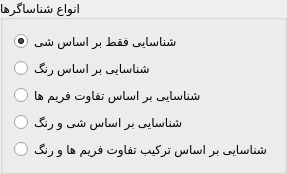
           <widget class="QGroupBox" name="groupBox_9">
            <property name="title">
             <string>انواع شناساگرها</string>
            </property>
            <layout class="QVBoxLayout" name="verticalLayout_23">
             <item>
              <layout class="QVBoxLayout" name="verticalLayout_21">
               <item>
                <widget class="QRadioButton" name="radioButton_4">
                 <property name="text">
                  <string>شناسایی فقط بر اساس شی</string>
                 </property>
                 <property name="checked">
                  <bool>true</bool>
                 </property>
                </widget>
               </item>
               <item>
                <widget class="QRadioButton" name="radioButton_5">
                 <property name="text">
                  <string>شناسایی بر اساس رنگ</string>
                 </property>
                </widget>
               </item>
               <item>
                <widget class="QRadioButton" name="radioButton_8">
                 <property name="text">
                  <string>شناسایی بر اساس تفاوت فریم ها</string>
                 </property>
                </widget>
               </item>
               <item>
                <widget class="QRadioButton" name="radioButton_6">
                 <property name="text">
                  <string>شناسایی بر اساس شی و رنگ</string>
                 </property>
                </widget>
               </item>
               <item>
                <widget class="QRadioButton" name="radioButton_9">
                 <property name="text">
                  <string>شناسایی بر اساس ترکیب تفاوت فریم ها و رنگ</string>
                 </property>
                </widget>
               </item>
              </layout>
             </item>
            </layout>
           </widget>
